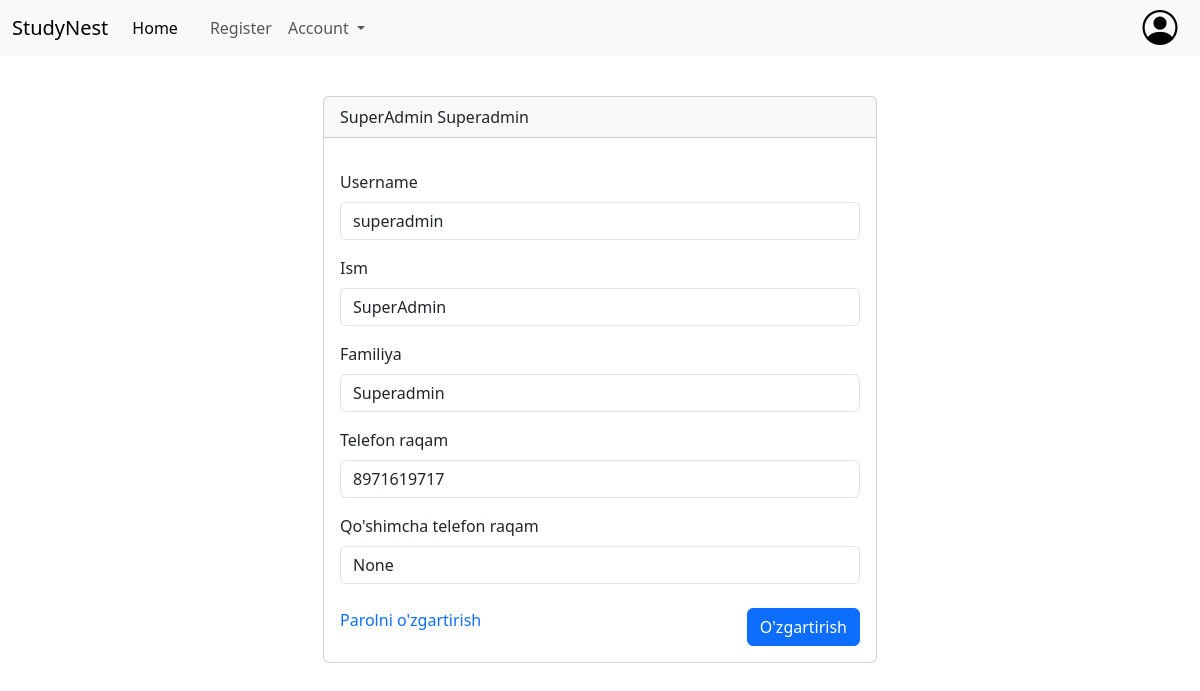
The page /account/profile/superadmin (signed in) on the database its author committed.
### users/models.py (models this page shows, shortened)
class CustomUser(AbstractUser):
    USER_ROLE_CHOICES = (
        ('student', "Student"),
        ('teacher', "Teacher"),
        ('admin', "Admin"),
        ('super', 'Super'),
    )
    USER_TYPE_CHOICES = (
        ("pause", 'Pause'),
        ('active', "Active"),
        ('stater', 'Stater'),
        ('deleted', 'Deleted'),
        ('test', 'Test'),
    )
    user_role = models.CharField(max_length=10, choices=USER_ROLE_CHOICES)
    user_type = models.CharField(max_length=10, choices=USER_TYPE_CHOICES)
    birthday = models.DateField(null=True, blank=True)
    dept = models.BooleanField(blank=False, null=True, default=False)
    dept_count = models.IntegerField(default=0, blank=True, null=True)
    is_pay = models.BooleanField(default=False)
    salary = models.FloatField(null=True, blank=True)
    arrival_day = models.DateField(auto_now_add=True)
    started_day = models.DateField(null=True, blank=True)
    phone_number = models.CharField(max_length=15, null=True, blank=True)
    phone_number2 = models.CharField(max_length=15, blank=True, null=True)
    visit_by = models.ForeignKey(Target, on_delete=models.SET(1), blank=True, null=True)
    study = models.CharField(max_length=150, default=" Nomalum ", null=True, blank=True)

### users/views.py (the view, shortened to what this page needs)
# urls.py: path('profile/<slug:username>', ProfileView.as_view(), name='profile'),
class ProfileView(LoginRequiredMixin, View):
    def get(self, request, username):
        if request.user.username == username:
            user = CustomUser.objects.get(username=username)
            context = {
                'user': user
            }
            return render(request, 'profile.html', context)
        else:
            messages.warning(request, 'Sizga uchbu sahifaga kirish mumkin emas')
            return render(request, '404.html')

### templates/profile.html (shortened to what this page needs)
{% extends 'base.html' %}
{% block content %}
<div class="row mt-4">
    <div class="col-md-6 offset-md-3 col-8 offset-2 p-2">
        <div class="card">
            <div class="card-header">{{ user.first_name }} {{ user.last_name }}</div>
            <div class="card-body">
                <form method="post">
                    <div class="form-group mt-3">
                        <label for="username" class="form-label">Username</label>
                        <input  id="username" placeholder="{{ user.username }}" value="{{user.username}}" name="username"  required class="form-control" type="text">
                    </div>
                    <div class="form-group mt-3">
                        <label for="first_name" class="form-label">Ism</label>
                        <input id="first_name" placeholder="{{ user.first_name }}" value="{{user.first_name}}"  name="first_name"  required class="form-control" type="text">
                    </div>
                    <div class="form-group mt-3">
                        <label for="last_name" class="form-label">Familiya</label>
                        <input id="last_name" placeholder="{{ user.last_name }}" value="{{user.last_name}}" name="last_name"  required class="form-control" type="text">
                    </div>
                    <div class="form-group mt-3">
                        <label for="phone_number" class="form-label">Telefon raqam</label>
                        <input  id="phone_number" placeholder="{{ user.phone_number }}" value="{{user.phone_number}}" name="phone_number"  required class="form-control" type="text">
                    </div>
                    <div class="form-group mt-3">
                        <label for="phone_number2" class="form-label">Qo'shimcha telefon raqam</label>
                        <input  id="phone_number2" placeholder="{{ user.phone_number2 }}" value="{{user.phone_number2}}" name="phone_number2"  required class="form-control" type="text">
                    </div>
                    <div  class="w-100 d-flex justify-content-between mt-4 ">
                        <a href="{% url 'change_password' %}" >Parolni o'zgartirish</a>
                        <button type="submit" class="btn btn-primary " >O'zgartirish</button>
                    </div>
                </form>
            </div>
        </div>
    </div>
</div>
{% endblock content %}

### static/css/style.css (style rules this page uses)
a { text-decoration: none !important; color: black; }

### rows shown on the page
CustomUser: first_name "SuperAdmin", last_name "Superadmin", username "superadmin", phone_number "8971619717", phone_number2 "None"
